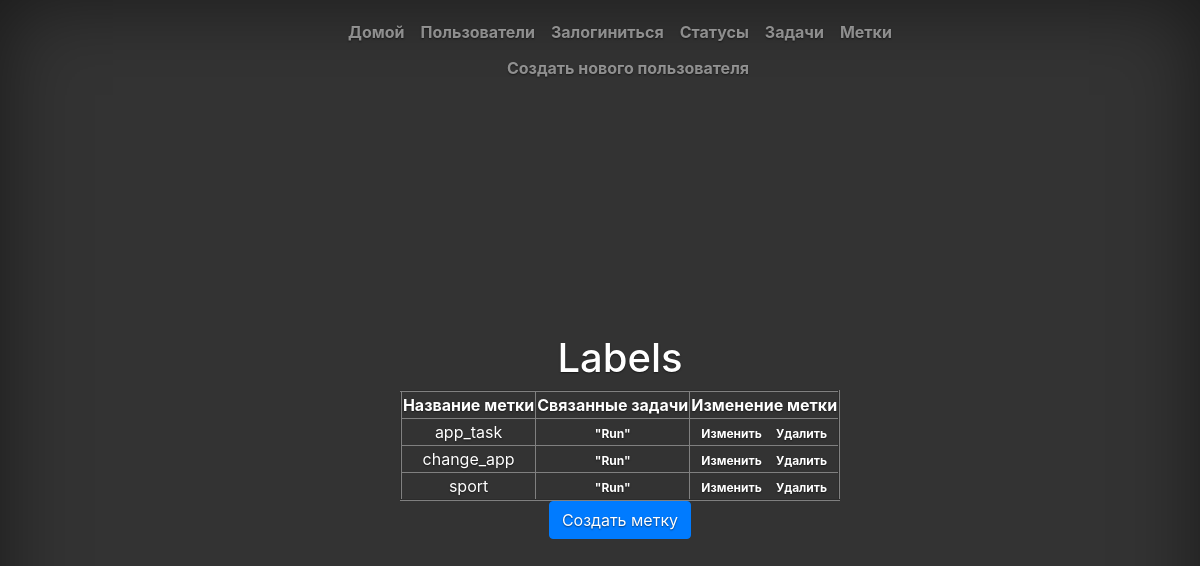
Before: /labels/ with the older database file.
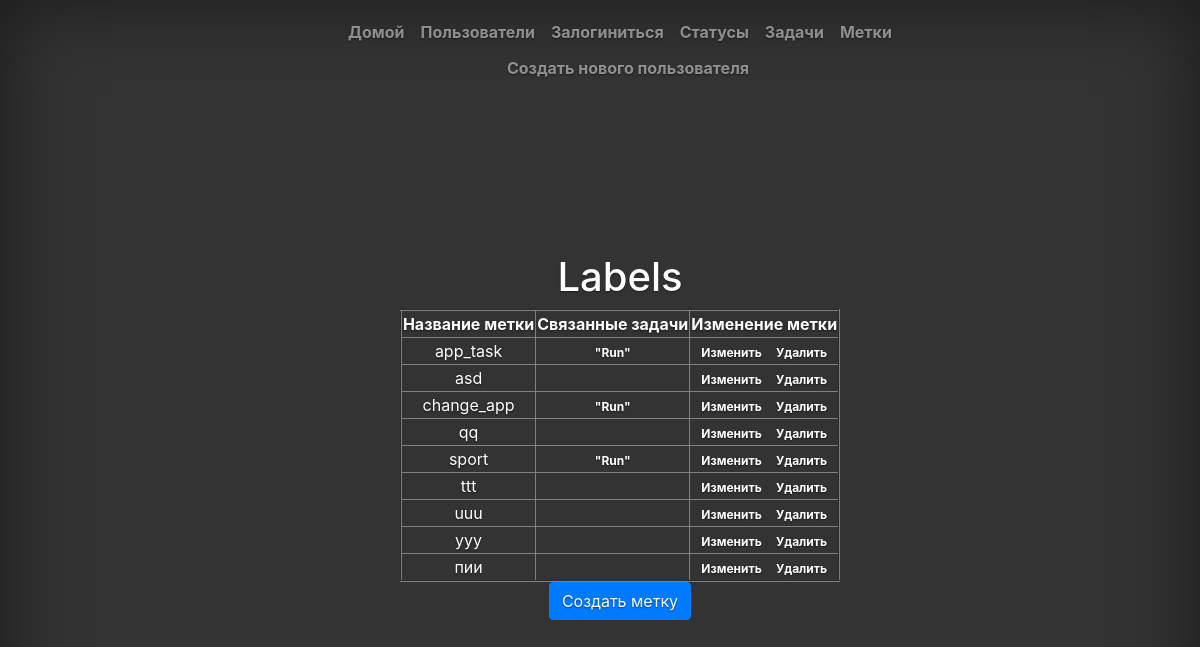
After: the same page with the newer database file.
### tasks/models.py (models this page shows, shortened)
class Label(models.Model):
    name = models.CharField(verbose_name='Имя', max_length=70, unique=True)
    class Meta():
        ordering = ['name']

class Task(models.Model):
    name = models.CharField(max_length=50, null=True, blank=True,)
    description = models.CharField(max_length=150, null=True, blank=True,)
    task_status = models.ForeignKey(TaskStatus, null=True, blank=True, on_delete=models.PROTECT)
    creator = models.ForeignKey(CustomUser, on_delete=models.CASCADE, null=True, blank=True, related_name='creator')
    assigned_to = models.ForeignKey(CustomUser, on_delete=models.SET_NULL, null=True, blank=True, related_name='assigned')
    label = models.ManyToManyField(Label)
    class Meta():
        ordering = ['name']
    def __str__(self):
        return self.name

### task_manager/views.py (the view)
# urls.py: path('labels/', views.ListLabelsView.as_view(), name='labels_list'),
class ListLabelsView(generic.ListView):
    model = Label
    template_name = 'labels_index.html'

### task_manager/templates/labels_index.html (shortened to what this page needs)
{% extends 'index.html' %}
{% load bootstrap4 %}
{% load i18n %}
{% block welcome %}
	<h1>Labels</h1>
		<table border="2" align="center">
			<tr>
				<th>Название метки</th>
				<th>Связанные задачи</th>
				<th>Изменение метки</th>
			</tr>
			{% for label in object_list %}
				<tr>
					<td><a href={% url 'label' label.id %}>{{ label.name }}</a></td>
					<td>
						{% for task in label.task_set.all %}
							<a class="badge badge-infop-2" href={% url 'label' label.id %}>"{{ task }}"</a>
						{% endfor %}
					</td>
					<td>
						<a class="badge badge-infop-2" href={% url 'update_label' label.id %}>Изменить</a>
						<a class="badge badge-infop-2" href={% url 'delete_label' label.id %}>Удалить</a>
					</td>
				</tr>
			{% endfor %}
		</table>
	<a class="btn btn-primary" href={% url 'create_label' %}>{% translate "Создать метку" %}</a>
{% endblock %}

Changed rows visible on the page:
added Label: name "asd"
added Label: name "qq"
added Label: name "ttt"
added Label: name "uuu"
added Label: name "yyy"
added Label: name "пии"
